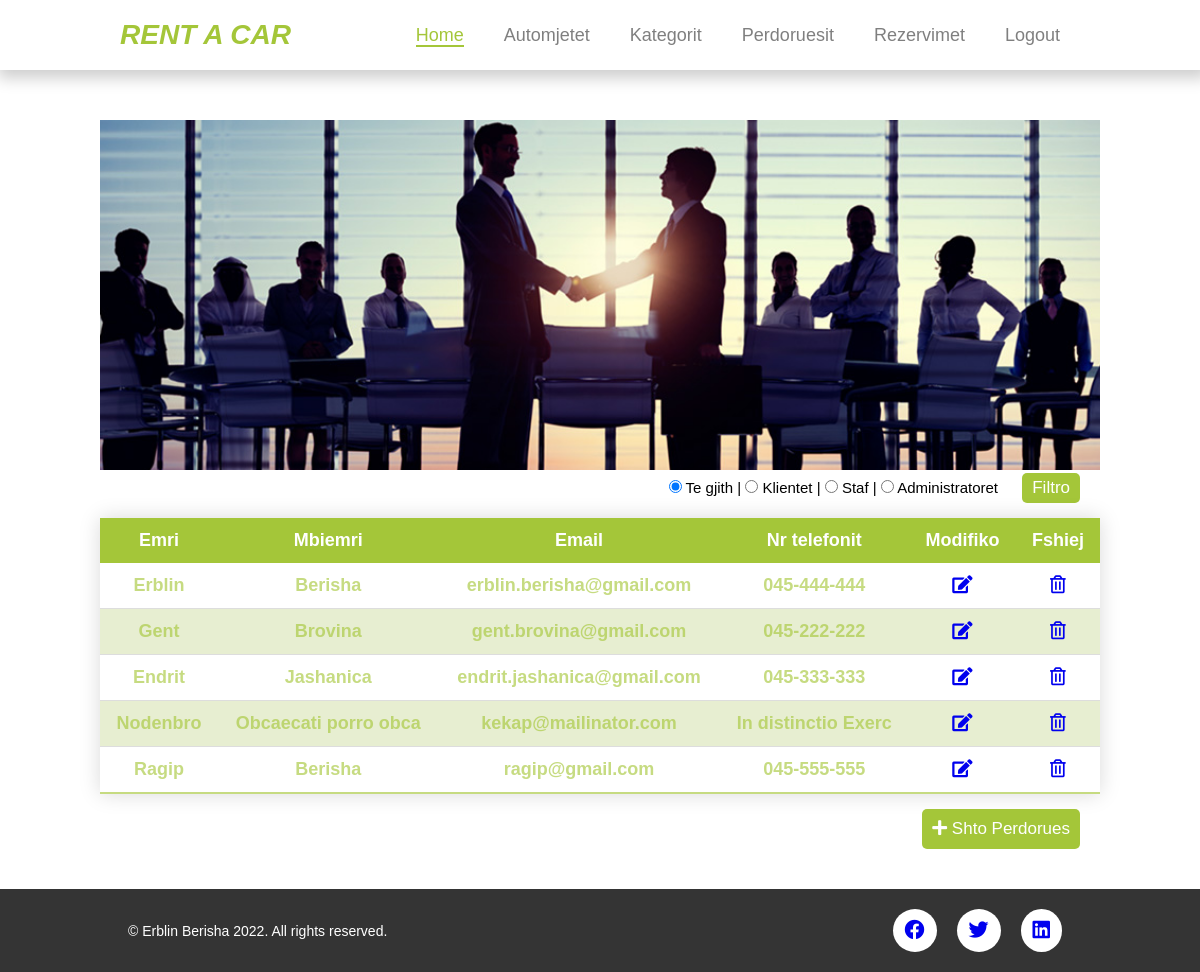
Screenshot of /perdoruesit.php (signed in) with the database file from the repository.
### tables this page shows
CREATE TABLE `perdoruesit` (
  `perdoruesiid` int(11) NOT NULL,
  `emri` varchar(50) DEFAULT NULL,
  `mbiemri` varchar(50) DEFAULT NULL,
  `email` varchar(30) DEFAULT NULL,
  `telefoni` varchar(30) DEFAULT NULL,
  `fjalekalimi` varchar(30) DEFAULT NULL,
  `nrpersonal` bigint(20) DEFAULT NULL,
  `roli` bit(1) DEFAULT NULL,
  `adresa` varchar(50) NOT NULL
);

### inc/functions.php (called while the page is built, shortened)
<?php
function merrPerdoruesit(){
    global $dbconn;
    $sql="SELECT perdoruesiid, emri, mbiemri, email, telefoni FROM perdoruesit";
    return mysqli_query($dbconn,$sql);
}
?>

### perdoruesit.php (the view)
<?php
include "inc/header.php";
?>
<section class="list-entity container">
    <div class="image">
        <img src="img/clients.jpg" alt="">
    </div>
    <div class="filter">
        <form action="">
            <input type="radio" name="filter" id="te_gjithe" checked>
            <label for="te_gjithe">Te gjith | </label>
            <input type="radio" name="filter">
            <label for="te_gjithe">Klientet | </label>
            <input type="radio" name="filter">
            <label for="te_gjithe">Staf | </label>
            <input type="radio" name="filter">
            <label for="te_gjithe">Administratoret</label>
            <input type="submit" class="btn-filtro" value="Filtro">
        </form>
    </div>
    <table class="styled-table">
        <thead>
        <tr>
            <th>Emri</th>
            <th>Mbiemri</th>
            <th>Email</th>
            <th>Nr telefonit</th>
            <th>Modifiko</th>
            <th>Fshiej</th>
        </tr>
        </thead>
        <tbody>
            <?php
            $perdoruesit=merrPerdoruesit();
            while ($perdoruesi =mysqli_fetch_assoc($perdoruesit)) {
                $pid=$perdoruesi['perdoruesiid'];
                echo "<tr class='active-row'>";
                echo "<td>". $perdoruesi['emri'] . "</td>";
                echo "<td>". $perdoruesi['mbiemri'] . "</td>";
                echo "<td>". $perdoruesi['email'] . "</td>";
                echo "<td>". $perdoruesi['telefoni'] . "</td>";
                echo "<td><a href='shto_modifiko_perdorues.php?pid={$pid}'>
                <i class='fas fa-edit'></i></a></td>";
                echo "<td><a href='fshijperdorues.php?pid={$pid}'>
                <i class='far fa-trash-alt'></i></a></td>";
                echo "</tr>";
            }
            ?>
    </table>
    <a href="shto_modifiko_perdorues.php" id="add_entity"><i class="fas fa-plus"></i> Shto Perdorues</a>
</section>
<?php
include "inc/footer.php";
?>

### style.css (style rules this page uses)
* { margin: 0; padding: 0; }
html, body { font-size: 15px; font-family: sans-serif; margin: 0; padding: 0; }
.container { width: 80%; margin: 0 auto; }
.list-entity, .section-shto-modifiko { margin-top: 50px!important; margin: 10px auto; display: flex; flex-direction: column; justify-content: center; align-items: center; }
.image img { width: 1000px; height: 350px; object-fit: cover; }
.image { position: relative; z-index: 5; }
.styled-table { border-collapse: collapse; margin: 15px 0; font-size: 18px; font-family: sans-serif; min-width: 1000px; width: 100%; box-shadow: 0 0 20px rgba(0, 0, 0, 0.15); }
.styled-table thead tr { background-color: #a4c639; color: #ffffff; text-align: center; }
.styled-table th, .styled-table td { padding: 12px 15px; text-align: center!important; }
.styled-table tbody tr { border-bottom: 1px solid #dddddd; }
.styled-table tbody tr:nth-of-type(even) { background-color: #9eb9473f; }
.styled-table tbody tr:last-of-type { border-bottom: 2px solid #a5c639a2; }
.styled-table tbody tr.active-row { font-weight: bold; color: #a5c639a2; }
#add_entity { text-decoration: none; margin-bottom: 30px; margin-left: auto; border: none; padding: 10px; background: #a4c639; color: white; font-size: 17px; cursor: pointer; border-radius: 5px; transition: all 0.4s ease; }
.kategorite .styled-table th, .styled-table td { text-align: left; }
.btn-filtro { border: none; padding: 5px 10px; background: #a4c639; color: white; font-size: 17px; cursor: pointer; border-radius: 5px; transition: all 0.4s ease; margin-left: 20px; }
.list-entity .filter { width: 100%; display: flex; justify-content: end; }

### rows the page displays
perdoruesit: emri "Erblin", mbiemri "Berisha", email "erblin.berisha@gmail.com", telefoni "045-444-444"
perdoruesit: emri "Gent", mbiemri "Brovina", email "gent.brovina@gmail.com", telefoni "045-222-222"
perdoruesit: emri "Endrit", mbiemri "Jashanica", email "endrit.jashanica@gmail.com", telefoni "045-333-333"
perdoruesit: emri "Nodenbro", mbiemri "Obcaecati porro obca", email "kekap@mailinator.com", telefoni "In distinctio Exerc"
perdoruesit: emri "Ragip", mbiemri "Berisha", email "ragip@gmail.com", telefoni "045-555-555"
